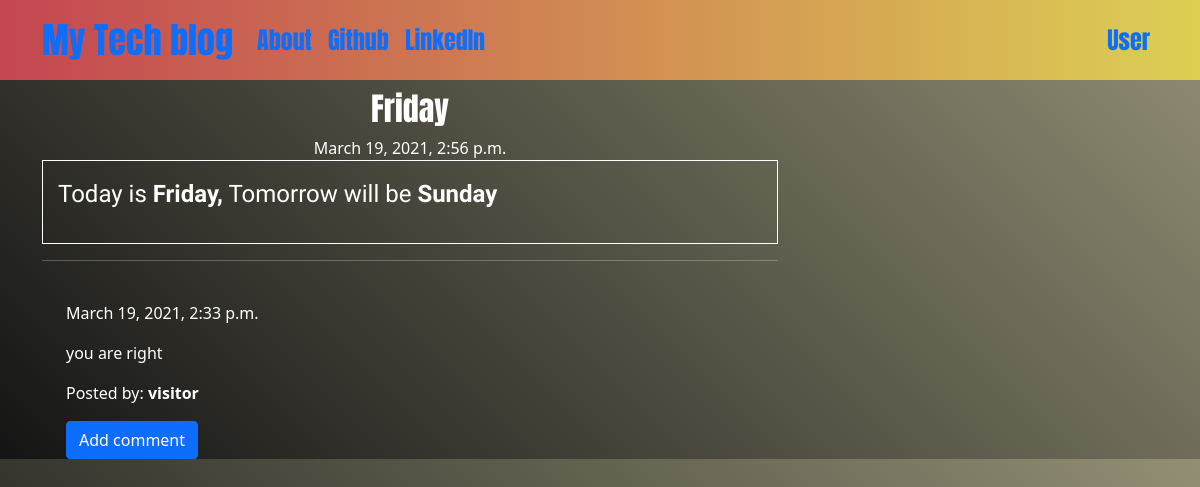
The app's page /post/4 with its own data.
### blogapp/models.py (models this page shows, shortened)
class Post(models.Model):
    author = models.ForeignKey('auth.User',on_delete=models.CASCADE)
    title = models.CharField(max_length=254)
    text = models.TextField()
    created_date = models.DateTimeField(default=timezone.now)
    published_date = models.DateTimeField(blank=True,null=True)

class Comment(models.Model):
    post = models.ForeignKey('blogapp.Post', related_name = 'comments',on_delete=models.CASCADE)
    author = models.CharField(max_length=254)
    text = models.TextField()
    created_date = models.DateTimeField(default=timezone.now())
    approved_comment = models.BooleanField(default=False)

### blogapp/views.py (the view)
# urls.py: path('post/<int:pk>', views.PostDetailView.as_view(), name='post_detail'),
class PostDetailView(DetailView):
    model = Post

### blogapp/templates/blogapp/post_detail.html (shortened to what this page needs)
{% extends 'blogapp/base.html' %}
{% block content %}
    <h1 class='posttitle loader'>{{ post.title }}</h1>
    {% if post.published_date %}
        <div class="date postdate">
            {{ post.published_date }}
        </div>
    {% else %}
        <a class="btn btn-primary" href="{% url 'post_publish' pk=post.pk %}">Publish</a>
    {% endif %}
    <div class='postcontent'>
        {{ post.text|safe|linebreaksbr }}
    </div>
        <hr>
        <div class="container">
    {% for comment in post.comments.all %}
            <br>
    {% if user.is_authenticated or comment.approved_comment %}
        <p>{{ comment.created_date }}</p>
                <p>{{ comment.text|safe|linebreaks }}</p>
                <p>Posted by: <strong>{{ comment.author }}</strong></p>
    {% endif %}
    {% empty %}
        <p>No comments posted.</p>
    {% endfor %}
    <a class="btn btn-primary btn-comment" href="{% url 'add_comment_to_post' pk=post.pk %}">Add comment</a>
        </div>
{% endblock %}

### blogapp/static/css/blogapp.css (style rules this page uses)
.postdate { text-align: center; }
.posttitle { font-family: 'Anton', sans-serif; font-size: 2em; text-align: center; filter:hue-rotate(0deg); color:linear-gradient(45deg,#0f8,#08f); animation:hue 10000ms infinite linear; }
.postcontent { font-family: 'Redressed', cursive; font-size: 1.5em; border: 1px solid white; padding: 15px; }
.loader { filter:hue-rotate(0deg); color:linear-gradient(45deg,#0f8,#08f); animation:hue 10000ms infinite linear; }
p, hr, .date, h1, h2, h3 { color:white; }
.bodies { filter:hue-rotate(0deg); background:linear-gradient(45deg,rgb(20, 20, 20),rgb(146, 143, 116)); animation:hue 10000ms infinite linear; }

### records on screen
Post: title "Friday", published_date "March 19, 2021, 2:56 p.m.", text "Today is Friday, Tomorrow will be Sunday"
Comment: created_date "March 19, 2021, 2:33 p.m.", text "you are right", author "visitor"
